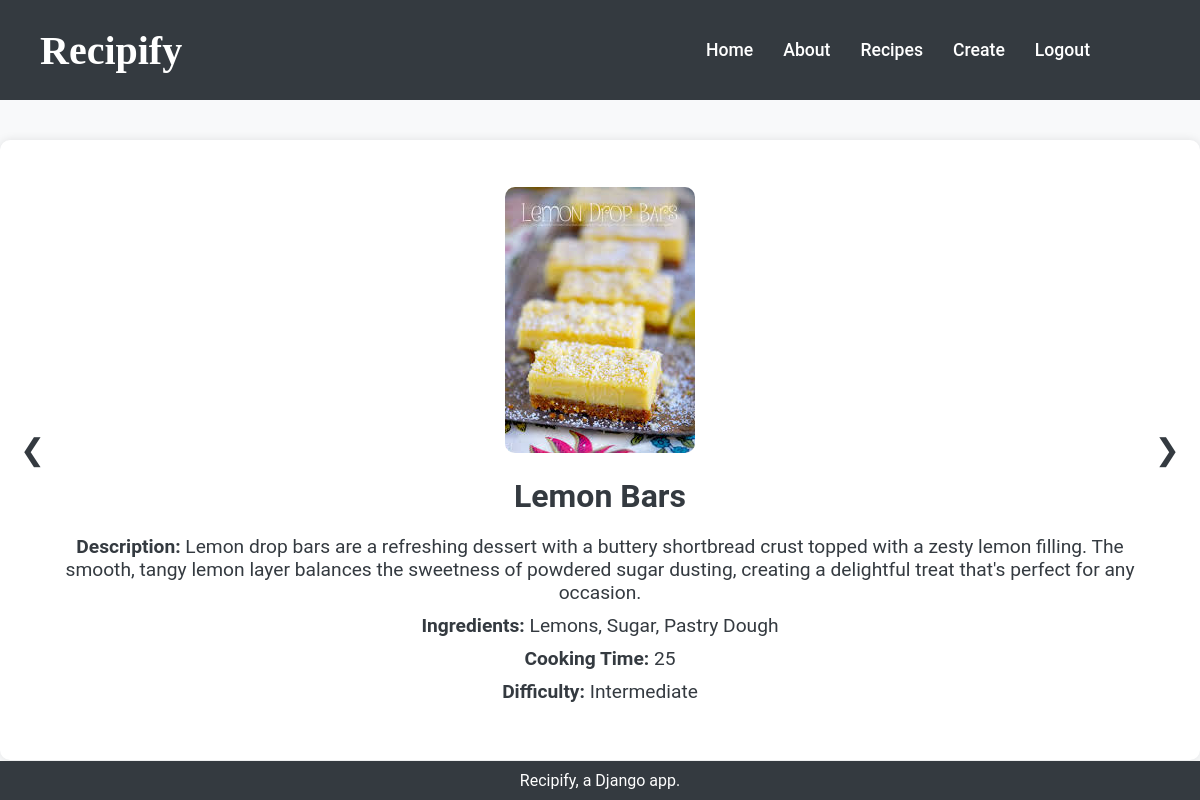
Screenshot of /recipes/recipes/12/ (signed in) with the database file from the repository.
### recipes/models.py (models this page shows, shortened)
class Recipe(models.Model):
    name = models.CharField(max_length=50)
    description = models.CharField(max_length=255, default="No description avaialble.")
    ingredients = models.CharField(max_length=255)
    cooking_time = models.IntegerField()
    difficulty = models.CharField(max_length=20)
    pic = models.ImageField(upload_to="recipes", default="no_picture.jpg")

### recipes/views.py (the view)
# urls.py: path("recipes/<int:recipe_id>/", recipe_detail, name="recipe_detail"),
@login_required
def recipe_detail(request, recipe_id):
    recipe = get_object_or_404(Recipe, pk=recipe_id)
    recipes = list(Recipe.objects.all().order_by("id"))
    current_index = next(
        index for (index, d) in enumerate(recipes) if d.id == recipe_id
    )
    next_index = (current_index + 1) % len(recipes)
    prev_index = (current_index - 1) % len(recipes)
    next_recipe_id = recipes[next_index].id
    prev_recipe_id = recipes[prev_index].id
    context = {
        "recipe": recipe,
        "next_recipe_id": next_recipe_id,
        "prev_recipe_id": prev_recipe_id,
    }
    return render(request, "recipes/recipe_detail.html", context)

### recipes/templates/recipes/recipe_detail.html (shortened to what this page needs)
{% load static %}
<!DOCTYPE html>
<html lang="en">
<head>
    <link rel="stylesheet" href="{% static 'css/styles.css' %}" />
</head>
<body>
    <header>
        <div class="header-container">
            <h1>Recipify</h1>
            <nav>
                <ul>
                    <li><a href="{% url 'recipes:home' %}">Home</a></li>
                    <li><a href="{% url 'recipes:about' %}">About</a></li>
                    <li><a href="{% url 'recipes:recipes_list' %}">Recipes</a></li>
                    <li><a href="{% url 'recipes:add_recipe' %}">Create</a></li>
                    <li><a href="{% url 'logout' %}">Logout</a></li>
                </ul>
            </nav>
        </div>
    </header>
    <main class="recipe-details">
        <div class="arrow arrow-left" onclick="navigateRecipe('{{ prev_recipe_id }}')">&#10094;</div>
        <div class="recipe-info">
            <img src="{{ recipe.pic.url }}" alt="{{ recipe.name }}" />
            <h2>{{ recipe.name }}</h2>
            <p><strong>Description:</strong> {{ recipe.description }}</p>
            <p><strong>Ingredients:</strong> {{ recipe.ingredients }}</p>
            <p><strong>Cooking Time:</strong> {{ recipe.cooking_time }}</p>
            <p><strong>Difficulty:</strong> {{ recipe.difficulty }}</p>
        </div>
        <div class="arrow arrow-right" onclick="navigateRecipe('{{ next_recipe_id }}')">&#10095;</div>
    </main>
    <footer>
        <p>Recipify, a Django app.</p>
    </footer>
</body>
</html>

### static/css/styles.css (style rules this page uses)
* { margin: 0; padding: 0; box-sizing: border-box; }
body { font-family: 'Roboto', sans-serif; background-color: #f8f9fa; color: #343a40; display: flex; flex-direction: column; min-height: 100vh; position: relative; }
header, nav, footer { background-color: #343a40; color: #fff; padding: 20px 40px; }
.header-container { display: flex; justify-content: space-between; align-items: center; }
header h1 { font-family: 'Playfair Display', serif; font-size: 2.5rem; font-weight: 700; }
nav a { text-decoration: none; color: #fff; font-weight: 500; font-size: 1.1rem; }
nav ul { list-style: none; display: flex; align-items: center; }
nav ul li { margin-right: 30px; }
main { padding: 40px 20px; flex-grow: 1; }
.recipe-details { display: flex; align-items: center; justify-content: space-between; padding: 20px; background-color: #ffffff; border-radius: 10px; box-shadow: 0px 0px 10px rgba(0, 0, 0, 0.1); margin: 40px auto; max-width: 1200px; }
.recipe-info { flex-grow: 1; padding: 20px; text-align: center; }
.recipe-info img { max-width: 100%; height: auto; border-radius: 10px; margin-bottom: 20px; }
.recipe-info h2 { font-size: 2rem; margin-bottom: 20px; }
.recipe-info p { font-size: 1.2rem; margin-bottom: 10px; }
.arrow { cursor: pointer; font-size: 30px; line-height: 50px; width: 50px; text-align: center; }
footer { background-color: #343a40; color: #fff; text-align: center; padding: 10px 0; position: absolute; bottom: 0; width: 100%; }

### rows the page displays
Recipe: pic (picture), name "Lemon Bars", description "Lemon drop bars are a refreshing dessert with a buttery shortbread crust topped with a zesty lemon filling. The smooth, tangy lemon layer balances the sweetness of powdered sugar dusting, creating a delightful treat that's perfect for any occasion.", ingredients "Lemons, Sugar, Pastry Dough", cooking_time "25", difficulty "Intermediate"
